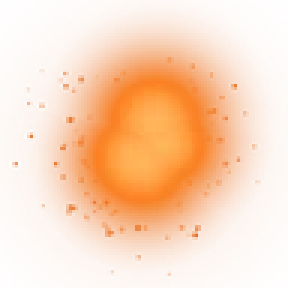
#> input picture frontend/assets/fx/line_dab_0.webp, 96 x 96 px (shown 3 times larger)
$ python -i make_spray_fx.py   (imports and definitions only)
#> lines starting #> are read from the running program, lines starting #| are printed output that depends on the picture; after the words box and inside, x2 and y2 are one past the last pixel; in counts of white or black regions, pixels touching at a corner belong together
#> further down, picture is the input picture: PIL image 96x96 RGBA; mean R, G, B, A 234.3, 105.9, 20.2, 76.7
"""The spray can's effect art: the can that paints a Multi's value on, and the cartoon puff it
blows out while it sprays.

  python tools/make_spray_fx.py

art/fx-src/spray_can.png (1000 px source, drawn facing away from us - see art/fx-src/README.md)
  -> the can trimmed, 480 px tall, the icons' white sticker edge added if the source has none;
     prints the size and the nozzle point in the shipped image's pixels (SPRAY in index.html)
a drawn puff in L1's cloud style (flat L1 green, black ink, inner curls, white sticker edge)
  -> art/fx-src/spray_puff.png (1024 px), the puff 256 px wide

Both are painted in L1's exact green (0, 255, 61), and both ship once per Multi value's heat
colour: frontend/assets/fx/spray_can_<hue>.webp and spray_puff_<hue>.webp, the green turned to that
hue with its saturation and brightness kept. The values (SPRAY.values) and the heat scale
(HEAT_ANCHORS) are read out of frontend/index.html, and the hue is rounded the way the game rounds
it, so the file names always match what the game asks for. Tinting here rather than in the
browser keeps it off the loading screen: a canvas PNG encode took seconds per picture on a slow
laptop.
"""
import glob, json, math, os, random, re
import numpy as np
from PIL import Image, ImageDraw, ImageFilter, ImageChops

ROOT = os.path.dirname(os.path.dirname(os.path.abspath(__file__)))
SRC = os.path.join(ROOT, "art", "fx-src")
OUT = os.path.join(ROOT, "frontend", "assets", "fx")
GREEN = (0, 255, 61)
INK = (0, 0, 0)


# [7 lines left out: function sticker_edge, not called in this run]


def has_sticker_edge(im):
    """True when the outermost few pixels of the art are mostly white, like every icon's."""
    a = im.getchannel("A").point(lambda v: 255 if v > 128 else 0)
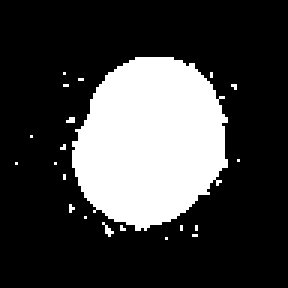
#> a: PIL image 96x96 L (shown 3 times larger); 25% white; 21 white regions (20 under 20 px), largest, box (x1, y1, x2, y2) and area: (24, 19, 76, 77) 2254
    inner = a.filter(ImageFilter.MinFilter(9))
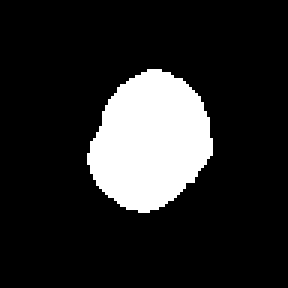
#> inner: PIL image 96x96 L (shown 3 times larger); 15.6% white; 1 white region, box (x1, y1, x2, y2) and area: (29, 23, 71, 71) 1436
    ring = ImageChops.subtract(a, inner)
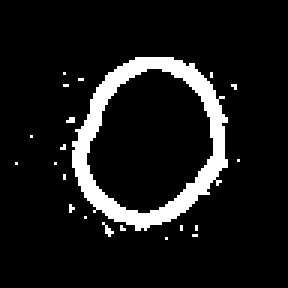
#> ring: PIL image 96x96 L (shown 3 times larger); 9.4% white; 21 white regions (20 under 20 px), largest, box (x1, y1, x2, y2) and area: (24, 19, 76, 77) 818
    px = [im.getpixel((x, y)) for x in range(0, im.width, 2) for y in range(0, im.height, 2) if ring.getpixel((x, y))]
#> px = 220 items, first 6: (231, 101, 17, 215), (229, 96, 16, 146), (231, 101, 17, 133), (233, 106, 19, 133), (239, 112, 25, 144), (239, 112, 25, 129)
    if not px: return False
    return sum(1 for p in px if min(p[:3]) > 235) / len(px) > .6


# [117 lines left out: functions puff, game_hues, tint, ship, main, not called in this run]


# [2 lines not run here, left out]

>>> from PIL import Image
>>> picture = Image.open('../frontend/assets/fx/line_dab_0.webp')
>>> result = has_sticker_edge(picture)
#> result = False

$ run again, on frontend/assets/fx/spray_can_0.webp
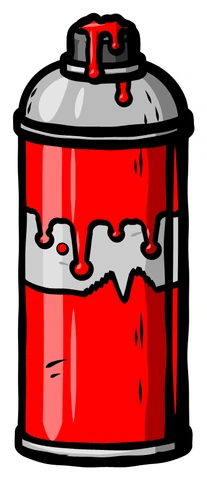
#> input picture frontend/assets/fx/spray_can_0.webp, 207 x 480 px
#> picture is the input picture: PIL image 207x480 RGBA; mean R, G, B, A 149.1, 75.3, 75.1, 206.4
#> in has_sticker_edge, `a = im.getchannel("A").point(lambda v: 255 if v > 128 else 0)`:
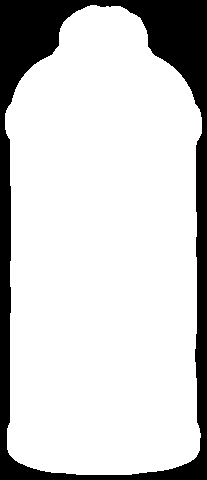
#> a: PIL image 207x480 L; 80.9% white; 1 black region, box (x1, y1, x2, y2) and area: (0, 0, 207, 480) 18939
#> inner: PIL image 207x480 L; 75.5% white; 1 black region, box (x1, y1, x2, y2) and area: (0, 0, 207, 480) 24322
#> in has_sticker_edge, `ring = ImageChops.subtract(a, inner)`:
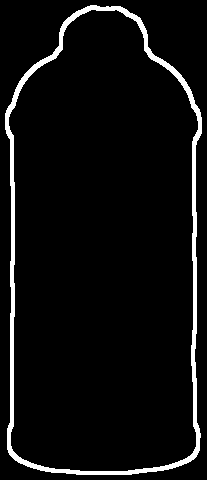
#> ring: PIL image 207x480 L; 5.4% white; 1 white region, box (x1, y1, x2, y2) and area: (5, 5, 202, 475) 5383
#> px = 1352 items, first 6: (255, 255, 255, 190), (255, 255, 255, 252), (255, 255, 255, 255), (255, 255, 255, 255), (255, 255, 255, 255), (255, 255, 255, 255)
#> result = True
